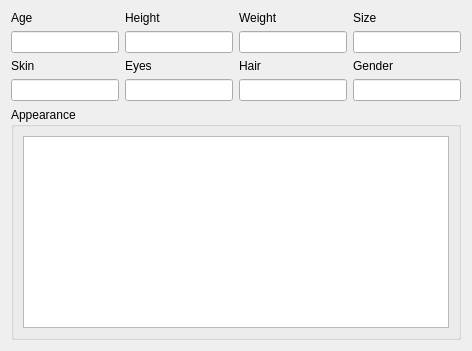
            <widget class="QWidget" name="tab_12">
             <attribute name="title">
              <string>Characteristics</string>
             </attribute>
             <layout class="QHBoxLayout" name="horizontalLayout_6">
              <item>
               <layout class="QVBoxLayout" name="verticalLayout_3">
                <item>
                 <layout class="QGridLayout" name="gridLayout_4">
                  <item row="1" column="0">
                   <widget class="QGroupBox" name="groupBox_4">
                    <property name="sizePolicy">
                     <sizepolicy hsizetype="Preferred" vsizetype="Maximum">
                      <horstretch>0</horstretch>
                      <verstretch>0</verstretch>
                     </sizepolicy>
                    </property>
                    <property name="title">
                     <string>Appearance</string>
                    </property>
                    <layout class="QHBoxLayout" name="horizontalLayout_24">
                     <item>
                      <widget class="QTextEdit" name="APPEARANCE"/>
                     </item>
                    </layout>
                   </widget>
                  </item>
                  <item row="0" column="0">
                   <layout class="QVBoxLayout" name="verticalLayout_24">
                    <item>
                     <layout class="QGridLayout" name="gridLayout_7">
                      <item row="0" column="1">
                       <layout class="QVBoxLayout" name="verticalLayout_27">
                        <item>
                         <widget class="QLabel" name="label_17">
                          <property name="text">
                           <string>Height</string>
                          </property>
                         </widget>
                        </item>
                        <item>
                         <widget class="QLineEdit" name="HEIGHT"/>
                        </item>
                       </layout>
                      </item>
                      <item row="1" column="2">
                       <layout class="QVBoxLayout" name="verticalLayout_31">
                        <item>
                         <widget class="QLabel" name="label_21">
                          <property name="text">
                           <string>Hair</string>
                          </property>
                         </widget>
                        </item>
                        <item>
                         <widget class="QLineEdit" name="HAIR"/>
                        </item>
                       </layout>
                      </item>
                      <item row="0" column="0">
                       <layout class="QVBoxLayout" name="verticalLayout_26">
                        <item>
                         <widget class="QLabel" name="label_16">
                          <property name="text">
                           <string>Age</string>
                          </property>
                         </widget>
                        </item>
                        <item>
                         <widget class="QLineEdit" name="AGE"/>
                        </item>
                       </layout>
                      </item>
                      <item row="0" column="2">
                       <layout class="QVBoxLayout" name="verticalLayout_28">
                        <item>
                         <widget class="QLabel" name="label_18">
                          <property name="text">
                           <string>Weight</string>
                          </property>
                         </widget>
                        </item>
                        <item>
                         <widget class="QLineEdit" name="WEIGHT"/>
                        </item>
                       </layout>
                      </item>
                      <item row="1" column="0">
                       <layout class="QVBoxLayout" name="verticalLayout_29">
                        <item>
                         <widget class="QLabel" name="label_19">
                          <property name="text">
                           <string>Skin</string>
                          </property>
                         </widget>
                        </item>
                        <item>
                         <widget class="QLineEdit" name="SKIN"/>
                        </item>
                       </layout>
                      </item>
                      <item row="1" column="1">
                       <layout class="QVBoxLayout" name="verticalLayout_30">
                        <item>
                         <widget class="QLabel" name="label_20">
                          <property name="text">
                           <string>Eyes</string>
                          </property>
                         </widget>
                        </item>
                        <item>
                         <widget class="QLineEdit" name="EYES"/>
                        </item>
                       </layout>
                      </item>
                      <item row="0" column="3">
                       <layout class="QVBoxLayout" name="verticalLayout_32">
                        <item>
                         <widget class="QLabel" name="label_23">
                          <property name="text">
                           <string>Size</string>
                          </property>
                         </widget>
                        </item>
                        <item>
                         <widget class="QLineEdit" name="SIZE"/>
                        </item>
                       </layout>
                      </item>
                      <item row="1" column="3">
                       <layout class="QVBoxLayout" name="verticalLayout_33">
                        <item>
                         <widget class="QLabel" name="label_22">
                          <property name="text">
                           <string>Gender</string>
                          </property>
                         </widget>
                        </item>
                        <item>
                         <widget class="QLineEdit" name="GENDER"/>
                        </item>
                       </layout>
                      </item>
                     </layout>
                    </item>
                   </layout>
                  </item>
                 </layout>
                </item>
               </layout>
              </item>
             </layout>
            </widget>
